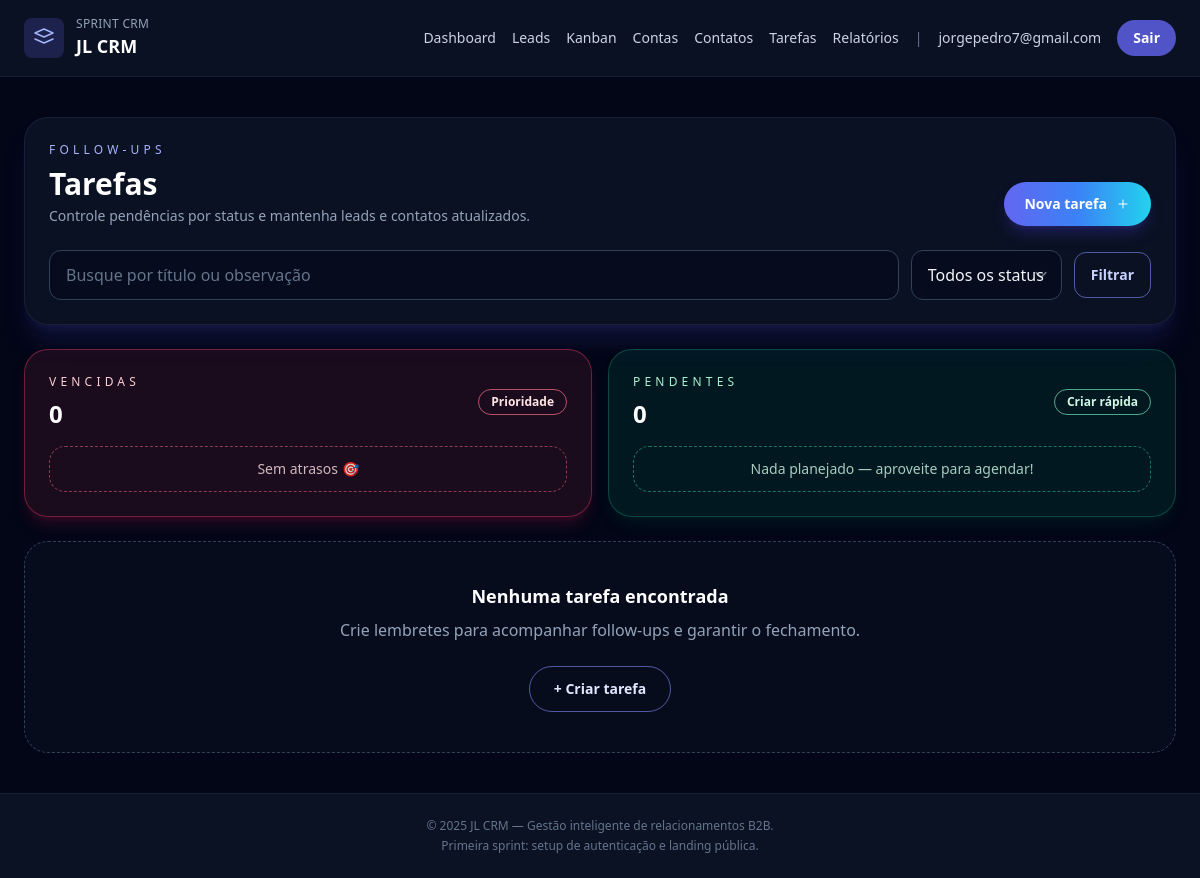
The app's page /tasks/ (signed in), older data.
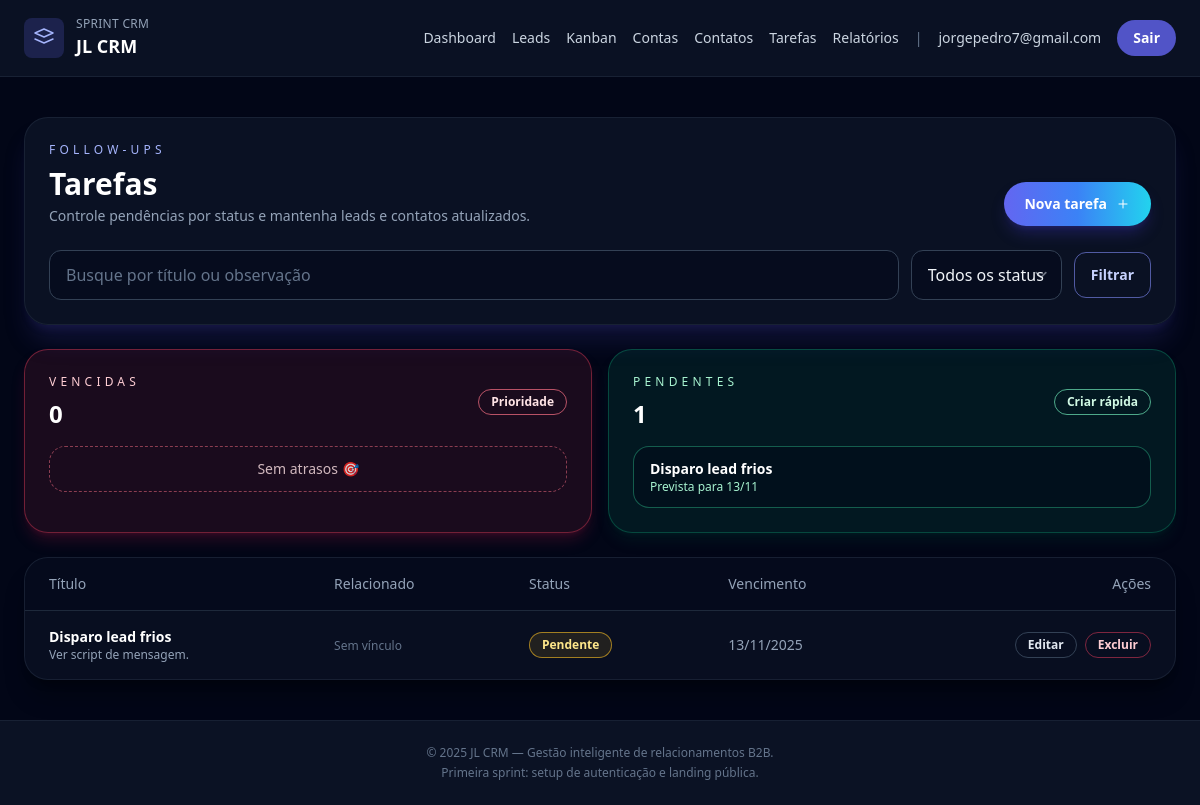
The same page, newer data.
### tasks/models.py (models this page shows, shortened)
class Task(models.Model):
    class Status(models.TextChoices):
        PENDING = 'pendente', 'Pendente'
        DONE = 'concluida', 'Concluída'
        CANCELED = 'cancelada', 'Cancelada'
    owner = models.ForeignKey(
        settings.AUTH_USER_MODEL,
        on_delete=models.CASCADE,
        related_name='tasks',
    )
    lead = models.ForeignKey(
        'leads.Lead',
        on_delete=models.SET_NULL,
        related_name='tasks',
        null=True,
        blank=True,
    )
    contact = models.ForeignKey(
        'contacts.Contact',
        on_delete=models.SET_NULL,
        related_name='tasks',
        null=True,
        blank=True,
    )
    title = models.CharField('Título', max_length=200)
    description = models.TextField('Descrição', blank=True)
    due_date = models.DateField('Data de vencimento')
    status = models.CharField(
        'Status',
        max_length=20,
        choices=Status.choices,
        default=Status.PENDING,
    )
    created_at = models.DateTimeField('Criado em', auto_now_add=True)
    updated_at = models.DateTimeField('Atualizado em', auto_now=True)
    class Meta:
        ordering = ['due_date', 'status']
        verbose_name = 'Tarefa'
        verbose_name_plural = 'Tarefas'
    @property
    def is_overdue(self):
        from django.utils import timezone
        if self.status != self.Status.PENDING:
            return False
        return self.due_date < timezone.localdate()

### tasks/views.py (the view)
# urls.py: path('', TaskListView.as_view(), name='list'),
class TaskListView(TaskBaseMixin, ListView):
    template_name = 'tasks/task_list.html'
    context_object_name = 'tasks'
    paginate_by = 20
    def get_queryset(self):
        queryset = super().get_queryset()
        status = self.request.GET.get('status')
        query = self.request.GET.get('q')
        if status:
            queryset = queryset.filter(status=status)
        if query:
            queryset = queryset.filter(
                Q(title__icontains=query) | Q(description__icontains=query)
            )
        return queryset.order_by('due_date')
    def get_context_data(self, **kwargs):
        context = super().get_context_data(**kwargs)
        today = timezone.localdate()
        base_qs = Task.objects.filter(owner=self.request.user)
        context.update(
            {
                'selected_status': self.request.GET.get('status', ''),
                'status_choices': Task.Status.choices,
                'overdue_tasks': base_qs.filter(
                    status=Task.Status.PENDING, due_date__lt=today
                ).order_by('due_date')[:5],
                'upcoming_tasks': base_qs.filter(
                    status=Task.Status.PENDING, due_date__gte=today
                ).order_by('due_date')[:5],
            }
        )
        return context

### tasks/views.py (called while the page is built)
    def get_queryset(self):
        return Task.objects.filter(owner=self.request.user).select_related('lead', 'contact')

### templates/tasks/task_list.html (shortened to what the changed rows need)
{% extends 'base.html' %}
{% block content %}
<section class="space-y-6">
    <header class="rounded-3xl border border-slate-800/70 bg-slate-900/70 p-6 shadow-xl shadow-indigo-900/30">
        <div class="flex flex-col gap-4 md:flex-row md:items-end md:justify-between">
            <div>
                <h1 class="mt-2 text-3xl font-semibold text-white">Tarefas</h1>
            </div>
        </div>
    </header>
    <div class="grid gap-4 md:grid-cols-2">
        <div class="rounded-3xl border border-rose-500/40 bg-rose-500/10 p-6 shadow-lg shadow-rose-900/30">
            <div class="flex items-center justify-between">
                <div>
                    <h2 class="mt-2 text-2xl font-semibold text-white">{{ overdue_tasks|length }}</h2>
                </div>
            </div>
        </div>
        <div class="rounded-3xl border border-emerald-500/30 bg-emerald-500/10 p-6 shadow-lg shadow-emerald-900/20">
            <div class="flex items-center justify-between">
                <div>
                    <p class="text-xs uppercase tracking-[0.35em] text-emerald-200">Pendentes</p>
                    <h2 class="mt-2 text-2xl font-semibold text-white">{{ upcoming_tasks|length }}</h2>
                </div>
            </div>
            <ul class="mt-4 space-y-3 text-sm">
                {% if upcoming_tasks %}
                    {% for task in upcoming_tasks %}
                        <li class="rounded-2xl border border-emerald-400/40 bg-slate-950/40 px-4 py-3">
                            <p class="font-semibold text-white">{{ task.title }}</p>
                            <p class="text-xs text-emerald-200">Prevista para {{ task.due_date|date:'d/m' }}</p>
                        </li>
                    {% endfor %}
                {% else %}
                    <li class="rounded-2xl border border-dashed border-emerald-400/50 px-4 py-3 text-center text-emerald-100/80">
                        Nada planejado — aproveite para agendar!
                    </li>
                {% endif %}
            </ul>
        </div>
    </div>
    {% if tasks %}
        <div class="overflow-x-auto rounded-3xl border border-slate-800/70 bg-slate-900/50 shadow-xl shadow-black/30">
            <table class="min-w-full divide-y divide-slate-800 text-sm">
                <thead class="bg-slate-950/40 text-slate-400">
                    <tr>
                        <th scope="col" class="px-6 py-4 text-left font-medium">Título</th>
                        <th scope="col" class="px-6 py-4 text-left font-medium">Relacionado</th>
                        <th scope="col" class="px-6 py-4 text-left font-medium">Status</th>
                        <th scope="col" class="px-6 py-4 text-left font-medium">Vencimento</th>
                        <th scope="col" class="px-6 py-4 text-right font-medium">Ações</th>
                    </tr>
                </thead>
                <tbody class="divide-y divide-slate-800 text-slate-200">
                    {% for task in tasks %}
                        <tr class="hover:bg-slate-900/80">
                            <td class="px-6 py-4">
                                <p class="font-semibold text-white">{{ task.title }}</p>
                                <p class="text-xs text-slate-400">{{ task.description|default:'—' }}</p>
                            </td>
                            <td class="px-6 py-4">
                                {% if task.lead %}
                                    <p class="text-white">Lead: {{ task.lead.name }}</p>
                                {% elif task.contact %}
                                    <p class="text-white">Contato: {{ task.contact.name }}</p>
                                {% else %}
                                    <span class="text-xs text-slate-500">Sem vínculo</span>
                                {% endif %}
                            </td>
                            <td class="px-6 py-4">
                                <span class="inline-flex items-center rounded-full px-3 py-1 text-xs font-semibold
                                    {% if task.status == 'pendente' %}border border-amber-400/60 text-amber-200 bg-amber-400/10
                                    {% elif task.status == 'concluida' %}border border-emerald-400/60 text-emerald-200 bg-emerald-400/10
                                    {% else %}border border-slate-500/60 text-slate-200 bg-slate-500/10{% endif %}">
                                    {{ task.get_status_display }}
                                </span>
                            </td>
                            <td class="px-6 py-4 text-sm {% if task.is_overdue %}text-rose-300{% else %}text-slate-400{% endif %}">
                                {{ task.due_date|date:'d/m/Y' }}
                            </td>
                            <td class="px-6 py-4 text-right">
                                <div class="inline-flex gap-2">
                                    <a href="{% url 'tasks:update' task.pk %}" class="rounded-full border border-slate-700 px-3 py-1 text-xs font-semibold text-slate-200 transition hover:border-indigo-400">Editar</a>
                                    <a href="{% url 'tasks:delete' task.pk %}" class="rounded-full border border-rose-500/50 px-3 py-1 text-xs font-semibold text-rose-200 transition hover:bg-rose-500/20">Excluir</a>
                                </div>
                            </td>
                        </tr>
                    {% endfor %}
                </tbody>
            </table>
        </div>
    {% else %}
        <div class="rounded-3xl border border-dashed border-slate-700 bg-slate-900/40 p-10 text-center text-slate-400">
            <p class="text-lg font-semibold text-white">Nenhuma tarefa encontrada</p>
            <p class="mt-2">Crie lembretes para acompanhar follow-ups e garantir o fechamento.</p>
            <a href="{% url 'tasks:create' %}" class="mt-6 inline-flex items-center gap-2 rounded-full border border-indigo-400/60 px-6 py-3 text-sm font-semibold text-indigo-100 transition hover:bg-indigo-500/20">
                + Criar tarefa
            </a>
        </div>
    {% endif %}
</section>
{% endblock %}

Row changes from the older to the newer data that the page shows:
added Task: title "Disparo lead frios", due_date "13/11", description "Ver script de mensagem.", shows "Sem vínculo", status "Pendente", due_date "13/11/2025"
Text that changed along with them:
{{ upcoming_tasks|length }}: "0" → "1"
text no longer shown: "Nada planejado — aproveite para agendar! Nenhuma tarefa encontrada Crie lembretes para acompanhar follow-ups e garantir o fechamento. + Criar tarefa"
text now shown: "Título Relacionado Status Vencimento Ações"
